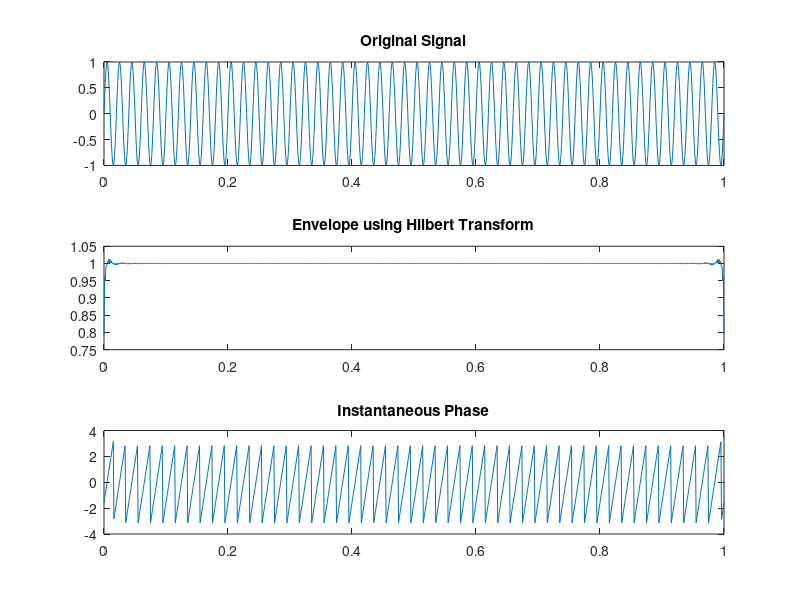

MATLAB code for this plot:
clc;
clear;
close all;

fs = 1000;
t = 0:1/fs:1;

% Signal
x = sin(2*pi*50*t);

% Hilbert Transform
z = hilbert(x);

% Envelope
env = abs(z);

% Instantaneous Phase
phase = angle(z);

% Plot
figure;

subplot(3,1,1);
plot(t,x);
title('Original Signal');

subplot(3,1,2);
plot(t,env);
title('Envelope using Hilbert Transform');

subplot(3,1,3);
plot(t,phase);
title('Instantaneous Phase');
